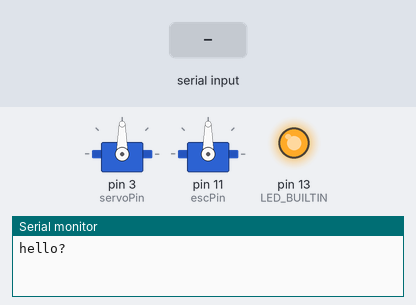
This sketch was run on a simulated Arduino Uno, built with avr-gcc and run on an emulated ATmega328P. Shown: 2 × servo, output pins drawn as LEDs (lit = HIGH), the last lines printed to the serial monitor. The test bench sets the inputs (shaded band).

Above: at 2.0 s.
2.1 s: "C90\n" received over Serial
At 4.5 s:
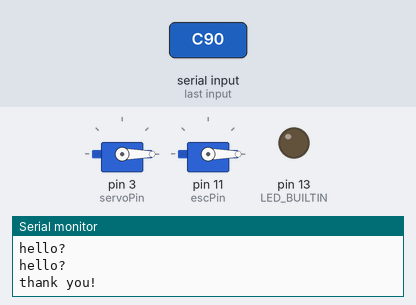
At 5.0 s:
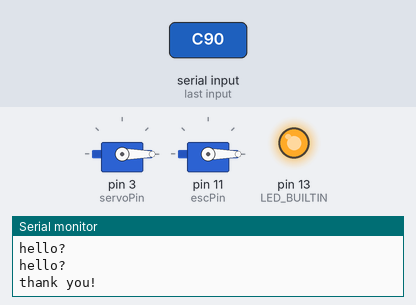
5.1 s: "D90\n" received over Serial
Timing chart, 0 to 13.7 s (numbered marks = the images above; inputs shaded):
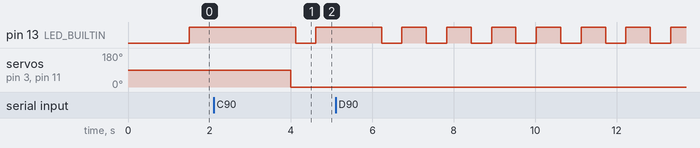

Measured:
- after the input at 2.1 s, servo on pin 3 (servoPin), servo on pin 11 (escPin): 90° → 0° after 1.9 s
- by itself, pin 13 (LED_BUILTIN): alternates HIGH for 0.60 s and LOW for 0.50 s

The sketch:

arduinocode.ino
```cpp
#include <Servo.h>

//////////////////
//Global objects//
//////////////////
Servo myServo;
Servo myEsc;

////////////////////
//Global variables//
////////////////////

//pins
int escPin = 11; //Pin for esc signal
int servoPin = 3; //Pin for servo signal

//serial
const byte numChars = 32;
char receivedChars[numChars];
char tempChars[numChars]; // temporary array for use when parsing
boolean newData = false;
boolean configSet = false;
char messageType[numChars] = {0};
int attempts = 0;
String tmpstr;

//Recieved data
float stopTurn = 0;
float stopThrottle = 0;
float turnAngle = 0;
float throttle = 0;
int noDataCount = 0;
int noDataLimit = 20;
int nearStartingWaypoint=0;

void setup() {
    Serial.begin(9600);
    myServo.attach(servoPin);
    myEsc.attach(escPin);
     pinMode(LED_BUILTIN, OUTPUT);
}

//============

void loop() {
  if (!configSet) { //Send hello message to RPi until configs have been set
    Serial.println("hello?");
    delay(1000);
    readInConfigData();
  }

  if(configSet){// Receive control commands from RPi
    delay(100);
    if(!readInControlData()){
      noDataCount++;
    } else {
      noDataCount=0;
    }
  }

  if(nearStartingWaypoint==0){
    blinkLED();
  }

  if (noDataCount>noDataLimit){
    noDataCount = 0;
    configSet=false;
    Serial.println("Is the RPi alive? I'm stopping the vehicle!");
    myServo.writeMicroseconds(stopTurn);
    if (throttle > 0) {
      myEsc.writeMicroseconds(stopThrottle);
      delay(500);
    }
    myEsc.writeMicroseconds(0);
  }

}

boolean readInConfigData(){
  if (Serial.available() > 0) { //Recieved data
    Serial.readBytes(tempChars,numChars);
    serialBufferFlush(); //clear remaining data
    parseConfigData();
    return true;
  } else {
    return false;
  }
}

boolean readInControlData(){
  if (Serial.available() > 0) { //Recieved data
    Serial.readBytes(tempChars,numChars);
    serialBufferFlush(); //clear remaining data
    parseControlData();
    return true;
  } else {
    return false;
  }
}

void blinkLED(){
  digitalWrite(LED_BUILTIN, LOW);   // turn the LED off
  delay(500);                       // wait for half a second
  digitalWrite(LED_BUILTIN, HIGH);    // turn the LED on
  delay(500);                       // wait for half a second
}

void parseConfigData() {      // split the data into its parts. Borrowed from https://forum.arduino.cc/index.php?topic=396450.0

  char * strtokIndx; // this is used by strtok() and strtof() as an index

  strtokIndx = strtok(tempChars, ":");
  strcpy(messageType, strtokIndx);

  if (*messageType == 'C') {//if configs are being set

    strtokIndx = strtok(NULL, ":");
    stopTurn = atof(strtokIndx);
    myServo.write(stopTurn);
    strtokIndx = strtok(NULL, ":");
    stopThrottle = atof(strtokIndx);
    myEsc.writeMicroseconds(stopThrottle);
    Serial.println("thank you!");
    Serial.flush();
    configSet = true;
    //serialBufferFlush(); //Uncomment if Arduino is using old serial data
  }

}

void parseControlData() {      // split the data into its parts. Borrowed from https://forum.arduino.cc/index.php?topic=396450.0

  char * strtokIndx; // this is used by strtok() as an index

  strtokIndx = strtok(tempChars, ":");
  strcpy(messageType, strtokIndx);

  if (*messageType == 'D') { //if controls are being set

    strtokIndx = strtok(NULL, ":");
    turnAngle = atof(strtokIndx);
    myServo.writeMicroseconds(turnAngle);

    strtokIndx = strtok(NULL, ":");
    throttle = atof(strtokIndx);
    myEsc.writeMicroseconds(throttle);

    strtokIndx = strtok(NULL, ":");
    nearStartingWaypoint = atof(strtokIndx);

    String str1 = String(turnAngle);
    Serial.println(String("ack "+str1));
    Serial.flush(); //This function does not clear the input buffer. Please refer to the second post in this thread: https://forum.arduino.cc/index.php?topic=396450.0
    serialBufferFlush(); //Uncomment if Arduino is using old serial data
  }
}

void serialBufferFlush() {
  while (Serial.available() > 0) {
  Serial.read();
  }
}

//============

//void readInData2() { //Borrowed from https://forum.arduino.cc/index.php?topic=396450.0
//    static boolean recvInProgress = false;
//    static byte ndx = 0;
//    char startMarker = '<';
//    char endMarker = '>';
//    char rc;
//
//    while (Serial.available() > 0 && newData == false) {
//        rc = Serial.read();
//        if (recvInProgress == true) {
//            if (rc != endMarker) {
//                receivedChars[ndx] = rc;
//                ndx++;
//                if (ndx >= numChars) {
//                    ndx = numChars - 1;
//                }
//            }
//            else {
//                receivedChars[ndx] = '\0'; // terminate the string
//                recvInProgress = false;
//                ndx = 0;
//                newData = true;
//            }
//        }
//
//        else if (rc == startMarker) {
//            recvInProgress = true;
//        }
//    }
//}
```
